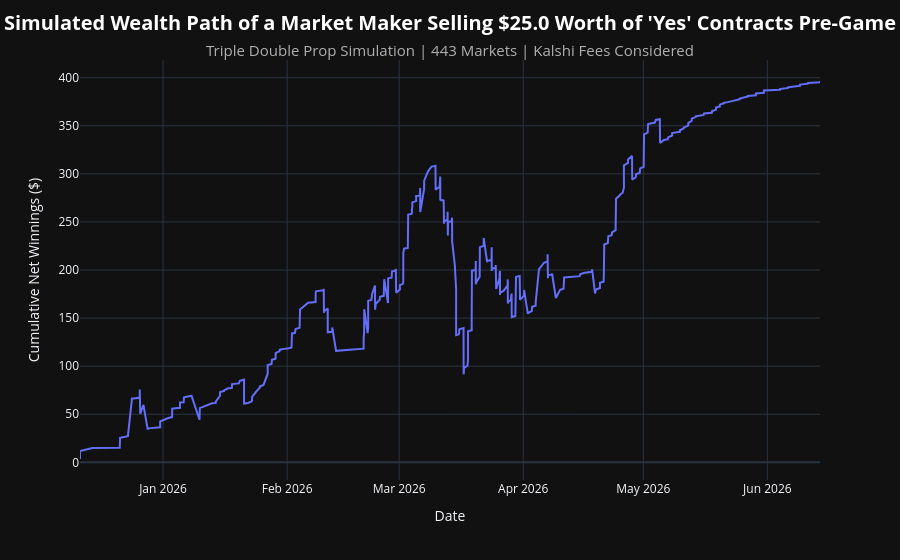

Write notebook code for a chart like this one.
### Code cell
# Simulation: Sell Yes Limit Order
#   - A market maker provides $25 worth of liquidity on every triple double prop market
#   - Fill price is naively approximated as the historical dollar-volume-weighted average pre-game price
#   - The wealth path evolves over time, starting at zero

sim_results = simulation(
    df=triple_double_df,
    side='no',                      # Selling 'yes' is the same as buying 'no'
    liquidity_amt=LIQUIDITY_AMOUNT,
    fee=KALSHI_MAKER_FEE,           # Assume the 'yes' contract is sold by a market maker offering liquidity to a retail taker
    by='dvwa',
    trades=TRADES,                  # Strictly more than x trades occured pre-game
    dollar_volume=DOLLAR_VOLUME     # Strictly more than y dollar volume pre-game
)

fig = px.line(sim_results, x='close_time', y='cum_net_winnings')

fig.update_layout(
    template='plotly_dark',
    title={
        'text': (
            f"<b>Simulated Wealth Path of a Market Maker Selling ${LIQUIDITY_AMOUNT} Worth of 'Yes' Contracts Pre-Game</b><br>"
            f"<span style='font-size: 15px; color: #b0b0b0;'>Triple Double Prop Simulation | {len(sim_results):,} Markets | Kalshi Fees Considered</span>"
        ),
        'font': {'size': 20, 'color': '#ffffff'},
        'x': 0.5,
        'xanchor': 'center'
    },
    xaxis_title='Date',
    yaxis_title='Cumulative Net Winnings ($)',
    hovermode='x unified',
    paper_bgcolor='#111111',
    plot_bgcolor='#111111'
)

fig.show()

### Figure 1 — Plotly figure (JSON) as saved in the notebook; plotly's stock layout.template omitted (floating-point values rounded to 4 significant figures; data arrays with more than 128 entries replaced by an {"elided": "..."} marker saying what was removed)
{"data": [{"hovertemplate": "close_time=%{x}<br>cum_net_winnings=%{y}<extra></extra>", "legendgroup": "", "line": {"color": "#636efa", "dash": "solid"}, "marker": {"symbol": "circle"}, "mode": "lines", "name": "", "orientation": "v", "showlegend": false, "type": "scatter", "x": {"elided": "443 str values"}, "xaxis": "x", "y": {"elided": "443 float values"}, "yaxis": "y"}], "layout": {"hovermode": "x unified", "legend": {"tracegroupgap": 0}, "margin": {"t": 60}, "paper_bgcolor": "#111111", "plot_bgcolor": "#111111", "title": {"font": {"color": "#ffffff", "size": 20}, "text": "<b>Simulated Wealth Path of a Market Maker Selling $25.0 Worth of 'Yes' Contracts Pre-Game</b><br><span style='font-size: 15px; color: #b0b0b0;'>Triple Double Prop Simulation | 443 Markets | Kalshi Fees Considered</span>", "x": 0.5, "xanchor": "center"}, "xaxis": {"anchor": "y", "domain": [0, 1], "title": {"text": "Date"}}, "yaxis": {"anchor": "x", "domain": [0, 1], "title": {"text": "Cumulative Net Winnings ($)"}}}}
